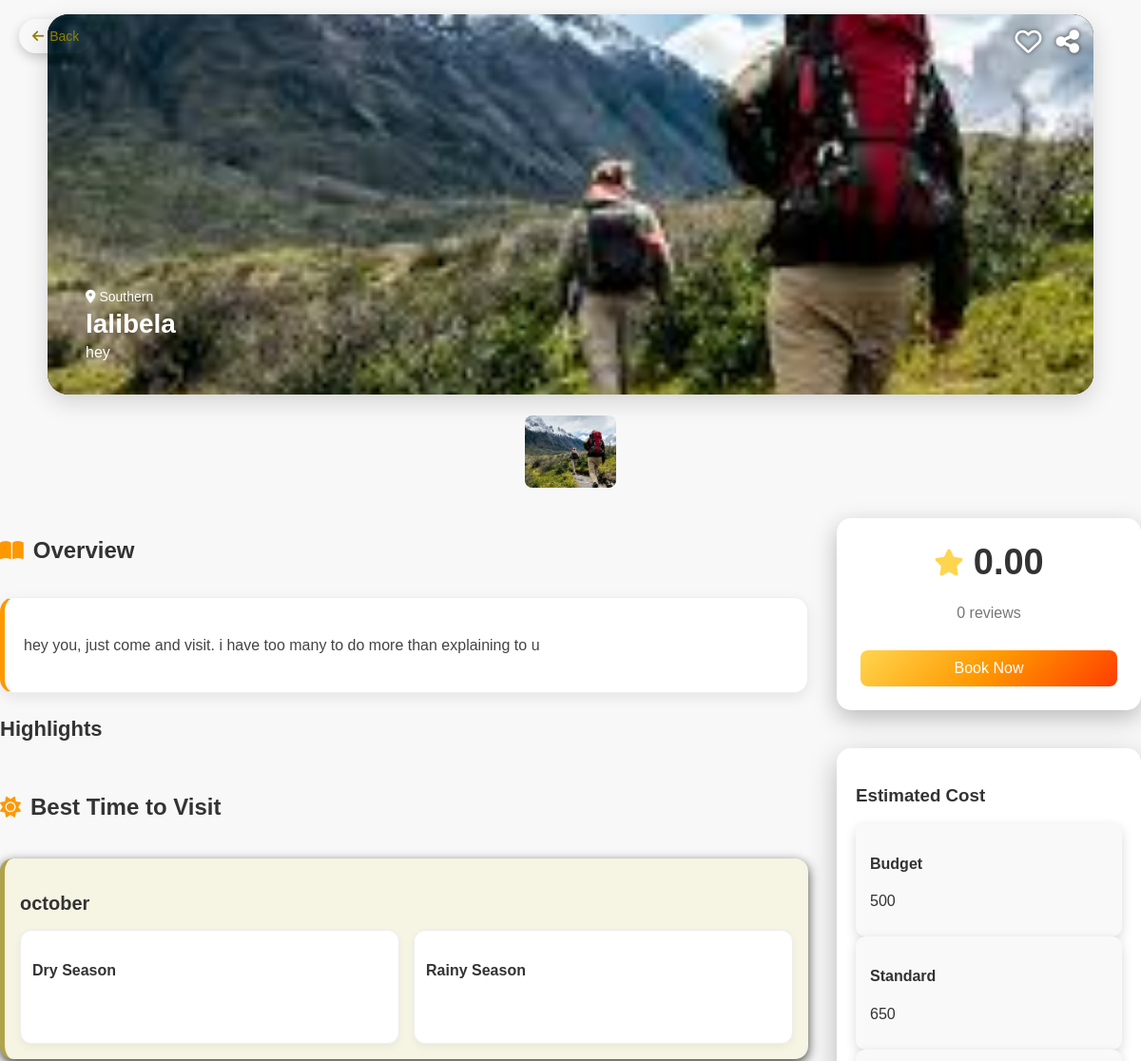
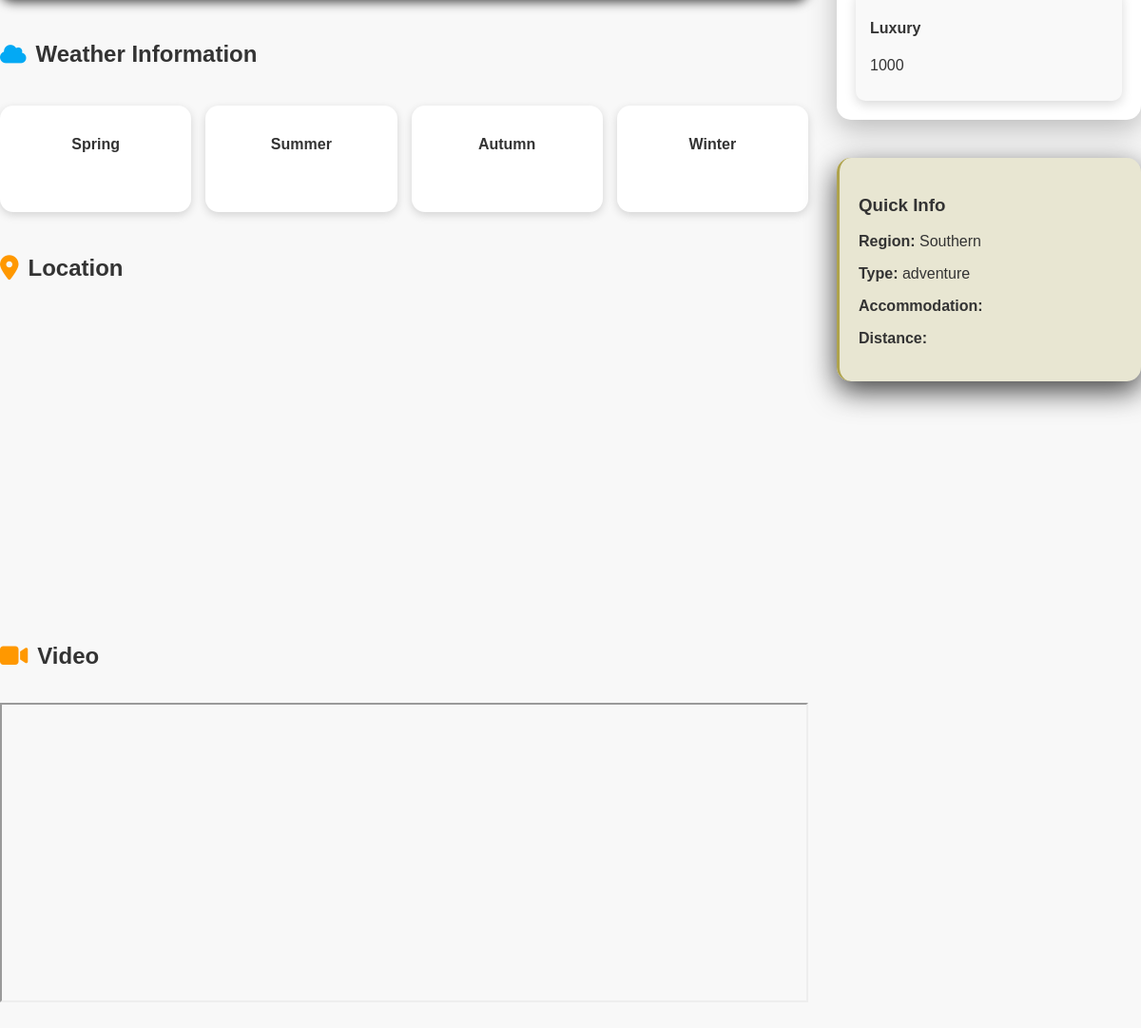
/admin/view_destination.php?id=2&source=home, run on the app's committed database (2 pictures, top to bottom).
### tables this page shows
CREATE TABLE `destinations` (
  `id` int(11) NOT NULL,
  `name` varchar(100) DEFAULT NULL,
  `tagline` varchar(255) DEFAULT NULL,
  `region` varchar(100) DEFAULT NULL,
  `type` enum('adventure','cultural','religious','historical','nature') DEFAULT NULL,
  `description` text DEFAULT NULL,
  `highlights` text DEFAULT NULL,
  `best_time` varchar(100) DEFAULT NULL,
  `dry_season` varchar(255) DEFAULT NULL,
  `rainy_season` varchar(255) DEFAULT NULL,
  `spring_weather` varchar(100) DEFAULT NULL,
  `summer_weather` varchar(100) DEFAULT NULL,
  `autumn_weather` varchar(100) DEFAULT NULL,
  `winter_weather` varchar(100) DEFAULT NULL,
  `average_cost` decimal(10,2) DEFAULT NULL,
  `budget_cost` varchar(50) DEFAULT NULL,
  `standard_cost` varchar(50) DEFAULT NULL,
  `luxury_cost` varchar(50) DEFAULT NULL,
  `accommodation` varchar(255) DEFAULT NULL,
  `rating` decimal(3,2) DEFAULT 0.00,
  `reviews` int(11) DEFAULT 0,
  `top_attractions` text DEFAULT NULL,
  `cultural_tips` text DEFAULT NULL,
  `distance_info` varchar(255) DEFAULT NULL,
  `map_location` text DEFAULT NULL,
  `video_url` varchar(255) DEFAULT NULL,
  `image` varchar(255) DEFAULT NULL,
  `image2` varchar(255) DEFAULT NULL,
  `image3` varchar(255) DEFAULT NULL,
  `image4` varchar(255) DEFAULT NULL
);

### admin/view_destination.php (the view, shortened to what this page needs)
<?php
$conn = new mysqli("localhost", "root", "", "travel_db");
$id = $_GET['id'] ?? 0;
$sql = "SELECT * FROM destinations WHERE id = $id";
$result = $conn->query($sql);
$row = $result->fetch_assoc();
?>
<!DOCTYPE html>
<html lang="en">
<head>
    <link rel="stylesheet" href="lalibela.css">
    <link rel="stylesheet" href="https://cdnjs.cloudflare.com/ajax/libs/font-awesome/6.5.0/css/all.min.css">
</head>
<body>
<?php
$source = isset($_GET['source']) ? $_GET['source'] : 'admin';
if ($source == 'home') {
    $back_url = "../index.php";
} elseif ($source == 'public') {
    $back_url = "../destination.php";
} else {
    $back_url = "destinations.php";
}
?>
<a href="<?php echo $back_url; ?>" class="back-btn">
    <i class="fas fa-arrow-left"></i> Back
</a>
<section class="image-header">
    <div class="image-container">
        <img class="main-img" src="../uploads/<?php echo $row['image']; ?>">
        <div class="top-icons">
            <span class="fa-regular fa-heart"></span>
            <span class="fa-solid fa-share-nodes"></span>
        </div>
        <div class="text-overlay">
            <div class="location">
                <i class="fas fa-map-marker-alt"></i>
                <?php echo $row['region']; ?>
            </div>
            <h2 class="place-name"><?php echo $row['name']; ?></h2>
            <p class="tagline"><?php echo $row['tagline']; ?></p>
        </div>
    </div>
</section>
<section class="gallery-section">
    <div class="gallery-container">
        <?php
        $images = array_filter([$row['image'], $row['image2'], $row['image3'], $row['image4']]);
        foreach($images as $img):
        ?>
            <div class="gallery-item">
                <img src="../uploads/<?php echo $img; ?>">
            </div>
        <?php endforeach; ?>
    </div>
</section>
<section class="details-section">
<div class="left-side">
    <div class="overview">
        <div class="overview-header">
            <i class="fa-solid fa-book-open"></i>
            <h2>Overview</h2>
        </div>
        <div class="overview-card">
            <p><?php echo $row['description']; ?></p>
        </div>
    </div>
    <div class="highlights-section">
        <div class="highlights-title">Highlights</div>
    </div>
    <div class="best-time-section">
        <div class="best-time-header">
            <i class="fa-solid fa-sun"></i>
            <h2>Best Time to Visit</h2>
        </div>
        <div class="best-time-card">
            <h3><?php echo $row['best_time']; ?></h3>
            <div class="sub-cards-grid">
                <div class="sub-card">
                    <h4>Dry Season</h4>
                </div>
                <div class="sub-card">
                    <h4>Rainy Season</h4>
                </div>
            </div>
        </div>
    </div>
    <div class="weather-section">
        <div class="weather-header">
            <i class="fa-solid fa-cloud"></i>
            <h2>Weather Information</h2>
        </div>
        <div class="weather-grid">
            <div class="weather-card"><h3>Spring</h3><p><?php echo $row['spring_weather']; ?></p></div>
            <div class="weather-card"><h3>Summer</h3><p><?php echo $row['summer_weather']; ?></p></div>
            <div class="weather-card"><h3>Autumn</h3><p><?php echo $row['autumn_weather']; ?></p></div>
            <div class="weather-card"><h3>Winter</h3><p><?php echo $row['winter_weather']; ?></p></div>
        </div>
    </div>
    <div class="location-map-section">
        <div class="location-map-header">
            <i class="fa-solid fa-location-dot"></i>
            <h2>Location</h2>
        </div>
        <div class="map-container">
        </div>
    </div>
    <div class="video-gallery-section">
        <div class="video-gallery-header">
            <i class="fa-solid fa-video"></i>
            <h2>Video</h2>
        </div>
        <iframe width="100%" height="315" src="<?php echo $row['video_url']; ?>" allowfullscreen></iframe>
    </div>
</div>
<div class="right-side">
    <div class="rating-card">
        <div class="rating-top">
            <i class="fa-solid fa-star"></i>
            <span class="rating-number"><?php echo $row['rating']; ?></span>
        </div>
        <p class="reviews"><?php echo $row['reviews']; ?> reviews</p>
        <button class="book-btn">Book Now</button>
    </div>
    <div class="travel-cost-card">
        <h3>Estimated Cost</h3>
        <div class="plan"><h4>Budget</h4><p><?php echo $row['budget_cost']; ?></p></div>
        <div class="plan"><h4>Standard</h4><p><?php echo $row['standard_cost']; ?></p></div>
        <div class="plan"><h4>Luxury</h4><p><?php echo $row['luxury_cost']; ?></p></div>
    </div>
    <div class="quick-info-card">
        <h3>Quick Info</h3>
        <p><b>Region:</b> <?php echo $row['region']; ?></p>
        <p><b>Type:</b> <?php echo $row['type']; ?></p>
        <p><b>Accommodation:</b> <?php echo $row['accommodation']; ?></p>
        <p><b>Distance:</b> <?php echo $row['distance_info']; ?></p>
    </div>
</div>
</section>
</body>
</html>

### data on the page
destinations: image (picture), region "Southern", name "lalibela", tagline "hey", description "hey you, just come and visit. i have too many to do more than explaining to u", best_time "october", rating "0.00", reviews "0", budget_cost "500", standard_cost "650", luxury_cost "1000", type "adventure"
